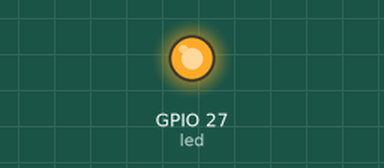
Recording of a program running on a simulated Raspberry Pi (BCM pin numbers). On the bench: output pins drawn as LEDs (lit = HIGH).

Above: at 0.1 s.
Timing chart, 0 to 1.6 s (numbered marks = the images above):
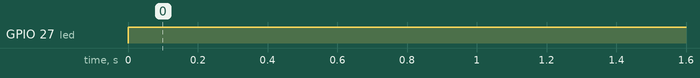

The program:

key.py
```python
#-*- coding=UTF-8 -*-
import RPi.GPIO as GPIO
import time
key = 17
led = 27

GPIO.setmode(GPIO.BCM)
GPIO.setup(key,GPIO.IN,pull_up_down=GPIO.PUD_DOWN)
GPIO.setup(led,GPIO.OUT)
GPIO.setwarnings(False)


try:
   # 轮询
    while True:
        if (GPIO.input(key)):
            GPIO.output(led,GPIO.LOW)
            #print('按下')
        else :
            GPIO.output(led,GPIO.HIGH)
            #print('松开')
except:
    print("execpt")
```

Measured:
- by itself, GPIO 27 (led): LOW → HIGH at 0.00 s
